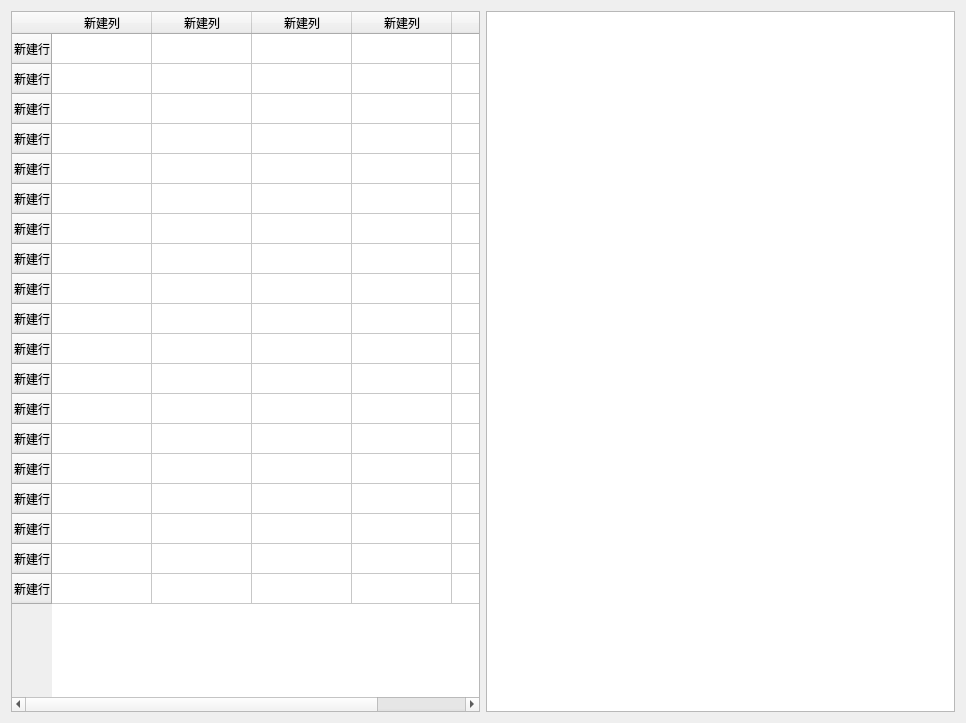
<?xml version="1.0" encoding="UTF-8"?>
<ui version="4.0">
 <class>deviceInfo</class>
 <widget class="QWidget" name="deviceInfo">
  <property name="windowModality">
   <enum>Qt::NonModal</enum>
  </property>
  <property name="geometry">
   <rect>
    <x>0</x>
    <y>0</y>
    <width>966</width>
    <height>723</height>
   </rect>
  </property>
  <property name="windowTitle">
   <string>Form</string>
  </property>
  <property name="windowOpacity">
   <double>1.000000000000000</double>
  </property>
  <layout class="QVBoxLayout" name="verticalLayout">
   <item>
    <layout class="QHBoxLayout" name="horizontalLayout">
     <item>
      <widget class="QTableWidget" name="tableWidget">
       <property name="textElideMode">
        <enum>Qt::ElideLeft</enum>
       </property>
       <row>
        <property name="text">
         <string>新建行</string>
        </property>
       </row>
       <row>
        <property name="text">
         <string>新建行</string>
        </property>
       </row>
       <row>
        <property name="text">
         <string>新建行</string>
        </property>
       </row>
       <row>
        <property name="text">
         <string>新建行</string>
        </property>
       </row>
       <row>
        <property name="text">
         <string>新建行</string>
        </property>
       </row>
       <row>
        <property name="text">
         <string>新建行</string>
        </property>
       </row>
       <row>
        <property name="text">
         <string>新建行</string>
        </property>
       </row>
       <row>
        <property name="text">
         <string>新建行</string>
        </property>
       </row>
       <row>
        <property name="text">
         <string>新建行</string>
        </property>
       </row>
       <row>
        <property name="text">
         <string>新建行</string>
        </property>
       </row>
       <row>
        <property name="text">
         <string>新建行</string>
        </property>
       </row>
       <row>
        <property name="text">
         <string>新建行</string>
        </property>
       </row>
       <row>
        <property name="text">
         <string>新建行</string>
        </property>
       </row>
       <row>
        <property name="text">
         <string>新建行</string>
        </property>
       </row>
       <row>
        <property name="text">
         <string>新建行</string>
        </property>
       </row>
       <row>
        <property name="text">
         <string>新建行</string>
        </property>
       </row>
       <row>
        <property name="text">
         <string>新建行</string>
        </property>
       </row>
       <row>
        <property name="text">
         <string>新建行</string>
        </property>
       </row>
       <row>
        <property name="text">
         <string>新建行</string>
        </property>
       </row>
       <column>
        <property name="text">
         <string>新建列</string>
        </property>
       </column>
       <column>
        <property name="text">
         <string>新建列</string>
        </property>
       </column>
       <column>
        <property name="text">
         <string>新建列</string>
        </property>
       </column>
       <column>
        <property name="text">
         <string>新建列</string>
        </property>
       </column>
       <column>
        <property name="text">
         <string>新建列</string>
        </property>
       </column>
      </widget>
     </item>
     <item>
      <widget class="QTableWidget" name="tableWidget2"/>
     </item>
    </layout>
   </item>
  </layout>
 </widget>
 <resources/>
 <connections/>
</ui>
